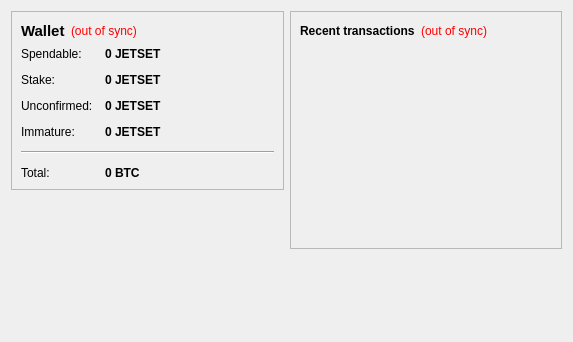
<?xml version="1.0" encoding="UTF-8"?>
<ui version="4.0">
 <class>OverviewPage</class>
 <widget class="QWidget" name="OverviewPage">
  <property name="geometry">
   <rect>
    <x>0</x>
    <y>0</y>
    <width>573</width>
    <height>342</height>
   </rect>
  </property>
  <property name="windowTitle">
   <string>Form</string>
  </property>
  <layout class="QHBoxLayout" name="horizontalLayout" stretch="1,1">
   <item>
    <layout class="QVBoxLayout" name="verticalLayout_2">
     <item>
      <widget class="QFrame" name="frame">
       <property name="frameShape">
        <enum>QFrame::StyledPanel</enum>
       </property>
       <property name="frameShadow">
        <enum>QFrame::Raised</enum>
       </property>
       <layout class="QVBoxLayout" name="verticalLayout_4">
        <item>
         <layout class="QHBoxLayout" name="horizontalLayout_4">
          <item>
           <widget class="QLabel" name="label_5">
            <property name="font">
             <font>
              <pointsize>11</pointsize>
              <weight>75</weight>
              <bold>true</bold>
             </font>
            </property>
            <property name="text">
             <string>Wallet</string>
            </property>
           </widget>
          </item>
          <item>
           <widget class="QLabel" name="labelWalletStatus">
            <property name="toolTip">
             <string>The displayed information may be out of date. Your wallet automatically synchronizes with the JETSET network after a connection is established, but this process has not completed yet.</string>
            </property>
            <property name="styleSheet">
             <string notr="true">QLabel { color: red; }</string>
            </property>
            <property name="text">
             <string notr="true">(out of sync)</string>
            </property>
            <property name="alignment">
             <set>Qt::AlignLeading|Qt::AlignLeft|Qt::AlignVCenter</set>
            </property>
           </widget>
          </item>
          <item>
           <spacer name="horizontalSpacer_2">
            <property name="orientation">
             <enum>Qt::Horizontal</enum>
            </property>
            <property name="sizeHint" stdset="0">
             <size>
              <width>40</width>
              <height>20</height>
             </size>
            </property>
           </spacer>
          </item>
         </layout>
        </item>
        <item>
         <layout class="QFormLayout" name="formLayout_2">
          <property name="fieldGrowthPolicy">
           <enum>QFormLayout::AllNonFixedFieldsGrow</enum>
          </property>
          <property name="horizontalSpacing">
           <number>12</number>
          </property>
          <property name="verticalSpacing">
           <number>12</number>
          </property>
          <item row="0" column="0">
           <widget class="QLabel" name="label">
            <property name="text">
             <string>Spendable:</string>
            </property>
           </widget>
          </item>
          <item row="0" column="1">
           <widget class="QLabel" name="labelBalance">
            <property name="font">
             <font>
              <weight>75</weight>
              <bold>true</bold>
             </font>
            </property>
            <property name="cursor">
             <cursorShape>IBeamCursor</cursorShape>
            </property>
            <property name="toolTip">
             <string>Your current spendable balance</string>
            </property>
            <property name="text">
             <string notr="true">0 JETSET</string>
            </property>
            <property name="textInteractionFlags">
             <set>Qt::LinksAccessibleByMouse|Qt::TextSelectableByKeyboard|Qt::TextSelectableByMouse</set>
            </property>
           </widget>
          </item>
          <item row="1" column="0">
           <widget class="QLabel" name="label_6">
            <property name="text">
             <string>Stake:</string>
            </property>
           </widget>
          </item>
          <item row="1" column="1">
           <widget class="QLabel" name="labelStake">
            <property name="font">
             <font>
              <weight>75</weight>
              <bold>true</bold>
             </font>
            </property>
            <property name="cursor">
             <cursorShape>IBeamCursor</cursorShape>
            </property>
            <property name="toolTip">
             <string>Total of coins that was staked, and do not yet count toward the current balance</string>
            </property>
            <property name="text">
             <string notr="true">0 JETSET</string>
            </property>
            <property name="textInteractionFlags">
             <set>Qt::LinksAccessibleByMouse|Qt::TextSelectableByKeyboard|Qt::TextSelectableByMouse</set>
            </property>
           </widget>
          </item>
          <item row="2" column="0">
           <widget class="QLabel" name="label_3">
            <property name="text">
             <string>Unconfirmed:</string>
            </property>
           </widget>
          </item>
          <item row="2" column="1">
           <widget class="QLabel" name="labelUnconfirmed">
            <property name="font">
             <font>
              <weight>75</weight>
              <bold>true</bold>
             </font>
            </property>
            <property name="cursor">
             <cursorShape>IBeamCursor</cursorShape>
            </property>
            <property name="toolTip">
             <string>Total of transactions that have yet to be confirmed, and do not yet count toward the current balance</string>
            </property>
            <property name="text">
             <string notr="true">0 JETSET</string>
            </property>
            <property name="textInteractionFlags">
             <set>Qt::LinksAccessibleByMouse|Qt::TextSelectableByKeyboard|Qt::TextSelectableByMouse</set>
            </property>
           </widget>
          </item>
          <item row="3" column="0">
           <widget class="QLabel" name="labelImmatureText">
            <property name="text">
             <string>Immature:</string>
            </property>
           </widget>
          </item>
          <item row="3" column="1">
           <widget class="QLabel" name="labelImmature">
            <property name="font">
             <font>
              <weight>75</weight>
              <bold>true</bold>
             </font>
            </property>
            <property name="toolTip">
             <string>Mined balance that has not yet matured</string>
            </property>
            <property name="text">
             <string notr="true">0 JETSET</string>
            </property>
            <property name="textInteractionFlags">
             <set>Qt::LinksAccessibleByMouse|Qt::TextSelectableByKeyboard|Qt::TextSelectableByMouse</set>
            </property>
           </widget>
          </item>
          <item row="4" column="0" colspan="2">
           <widget class="Line" name="line">
            <property name="orientation">
             <enum>Qt::Horizontal</enum>
            </property>
           </widget>
          </item>
          <item row="5" column="0">
           <widget class="QLabel" name="labelTotalText">
            <property name="text">
             <string>Total:</string>
            </property>
           </widget>
          </item>
          <item row="5" column="1">
           <widget class="QLabel" name="labelTotal">
            <property name="font">
             <font>
              <weight>75</weight>
              <bold>true</bold>
             </font>
            </property>
            <property name="cursor">
             <cursorShape>IBeamCursor</cursorShape>
            </property>
            <property name="toolTip">
             <string>Your current total balance</string>
            </property>
            <property name="text">
             <string notr="true">0 BTC</string>
            </property>
            <property name="textInteractionFlags">
             <set>Qt::LinksAccessibleByMouse|Qt::TextSelectableByKeyboard|Qt::TextSelectableByMouse</set>
            </property>
           </widget>
          </item>
         </layout>
        </item>
       </layout>
      </widget>
     </item>
     <item>
      <spacer name="verticalSpacer">
       <property name="orientation">
        <enum>Qt::Vertical</enum>
       </property>
       <property name="sizeHint" stdset="0">
        <size>
         <width>20</width>
         <height>40</height>
        </size>
       </property>
      </spacer>
     </item>
    </layout>
   </item>
   <item>
    <layout class="QVBoxLayout" name="verticalLayout_3">
     <item>
      <widget class="QFrame" name="frame_2">
       <property name="frameShape">
        <enum>QFrame::StyledPanel</enum>
       </property>
       <property name="frameShadow">
        <enum>QFrame::Raised</enum>
       </property>
       <layout class="QVBoxLayout" name="verticalLayout">
        <item>
         <layout class="QHBoxLayout" name="horizontalLayout_2">
          <item>
           <widget class="QLabel" name="label_4">
            <property name="text">
             <string>&lt;b&gt;Recent transactions&lt;/b&gt;</string>
            </property>
           </widget>
          </item>
          <item>
           <widget class="QLabel" name="labelTransactionsStatus">
            <property name="toolTip">
             <string>The displayed information may be out of date. Your wallet automatically synchronizes with the JETSET network after a connection is established, but this process has not completed yet.</string>
            </property>
            <property name="styleSheet">
             <string notr="true">QLabel { color: red; }</string>
            </property>
            <property name="text">
             <string notr="true">(out of sync)</string>
            </property>
            <property name="alignment">
             <set>Qt::AlignRight|Qt::AlignTrailing|Qt::AlignVCenter</set>
            </property>
           </widget>
          </item>
          <item>
           <spacer name="horizontalSpacer">
            <property name="orientation">
             <enum>Qt::Horizontal</enum>
            </property>
            <property name="sizeHint" stdset="0">
             <size>
              <width>40</width>
              <height>20</height>
             </size>
            </property>
           </spacer>
          </item>
         </layout>
        </item>
        <item>
         <widget class="QListView" name="listTransactions">
          <property name="styleSheet">
           <string notr="true">QListView { background: transparent; }</string>
          </property>
          <property name="frameShape">
           <enum>QFrame::NoFrame</enum>
          </property>
          <property name="verticalScrollBarPolicy">
           <enum>Qt::ScrollBarAlwaysOff</enum>
          </property>
          <property name="horizontalScrollBarPolicy">
           <enum>Qt::ScrollBarAlwaysOff</enum>
          </property>
          <property name="selectionMode">
           <enum>QAbstractItemView::NoSelection</enum>
          </property>
         </widget>
        </item>
       </layout>
      </widget>
     </item>
     <item>
      <spacer name="verticalSpacer_2">
       <property name="orientation">
        <enum>Qt::Vertical</enum>
       </property>
       <property name="sizeHint" stdset="0">
        <size>
         <width>20</width>
         <height>40</height>
        </size>
       </property>
      </spacer>
     </item>
    </layout>
   </item>
  </layout>
 </widget>
 <resources/>
 <connections/>
</ui>
